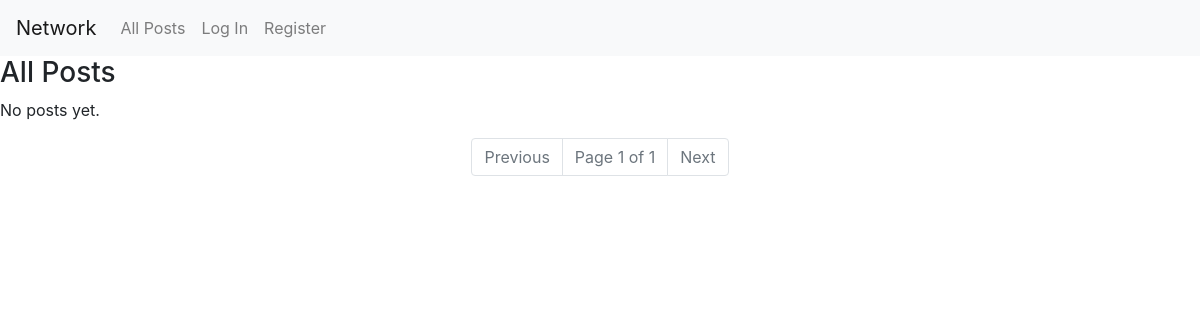
The page /all_posts/ on the database as committed earlier.
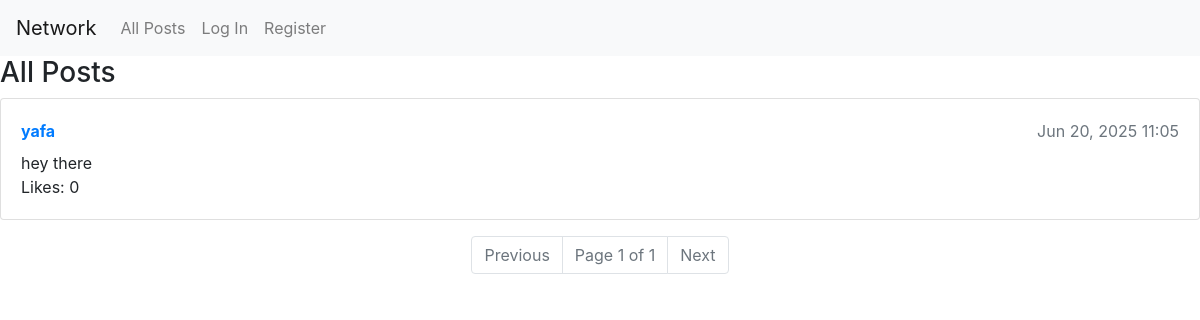
The same page on the database as committed later.
### network/models.py (models this page shows, shortened)
class Post(models.Model):
    user = models.ForeignKey(User, on_delete=models.CASCADE, related_name="posts")
    content = models.TextField(max_length=500)
    timestamp = models.DateTimeField(auto_now_add=True)
    likes = models.IntegerField(default=0)  # Add this line

class User(AbstractUser):
    followers = models.ManyToManyField('self', symmetrical=False, related_name='following', blank=True)

### network/views.py (the view)
# urls.py: path("all_posts/", views.all_posts, name="all_posts"),
def all_posts(request):
    posts_list = Post.objects.all().order_by('-timestamp')
    paginator = Paginator(posts_list, 10)  # 10 posts per page
    page_number = request.GET.get('page')
    posts = paginator.get_page(page_number)
    return render(request, "network/all_posts.html", {
        "posts": posts
    })

### network/templates/network/all_posts.html (shortened to what this page needs)
{% extends "network/layout.html" %}
{% block body %}
    <h3>All Posts</h3>
    {% for post in posts %}
        <div class="card mb-3">
            <div class="card-body">
                <strong>
                    <a href="{% url 'profile' post.user.username %}">{{ post.user.username }}</a>
                </strong>
                <span class="text-muted float-right">{{ post.timestamp|date:"M d, Y H:i" }}</span>
                <p class="mt-2 mb-0">{{ post.content }}</p>
                <span>Likes: {{ post.likes }}</span>
            </div>
        </div>
    {% empty %}
        <p>No posts yet.</p>
    {% endfor %}
    <nav aria-label="Page navigation">
      <ul class="pagination justify-content-center">
        {% if posts.has_previous %}
          <li class="page-item">
            <a class="page-link" href="?page={{ posts.previous_page_number }}">Previous</a>
          </li>
        {% else %}
          <li class="page-item disabled">
            <span class="page-link">Previous</span>
          </li>
        {% endif %}
        <li class="page-item disabled">
          <span class="page-link">
            Page {{ posts.number }} of {{ posts.paginator.num_pages }}
          </span>
        </li>
        {% if posts.has_next %}
          <li class="page-item">
            <a class="page-link" href="?page={{ posts.next_page_number }}">Next</a>
          </li>
        {% else %}
          <li class="page-item disabled">
            <span class="page-link">Next</span>
          </li>
        {% endif %}
      </ul>
    </nav>
{% endblock %}

### network/templates/network/layout.html (shortened to what this page needs)
{% load static %}
<!DOCTYPE html>
<html lang="en">
    <head>
        <link rel="stylesheet" href="https://stackpath.bootstrapcdn.com/bootstrap/4.4.1/css/bootstrap.min.css">
        <link href="{% static 'network/styles.css' %}" rel="stylesheet">
    </head>
    <body>
        <nav class="navbar navbar-expand-lg navbar-light bg-light">
            <a class="navbar-brand" href="#">Network</a>
            <div>
              <ul class="navbar-nav mr-auto">
                <li class="nav-item">
                  <a class="nav-link" href="{% url 'index' %}">All Posts</a>
                </li>
                {% if user.is_authenticated %}
                    <li class="nav-item">
                        <a class="nav-link" href="{% url 'following' %}">Following</a>
                    </li>
                    <li class="nav-item">
                        <a class="nav-link" href="{% url 'logout' %}">Log Out</a>
                    </li>
                {% else %}
                    <li class="nav-item">
                        <a class="nav-link" href="{% url 'login' %}">Log In</a>
                    </li>
                    <li class="nav-item">
                        <a class="nav-link" href="{% url 'register' %}">Register</a>
                    </li>
                {% endif %}
              </ul>
            </div>
          </nav>
        <div class="body">
            {% block body %}
            {% endblock %}
        </div>
    </body>
</html>

Rows that differ between the two databases and show on the page:
added Post: user.username "yafa", timestamp "Jun 20, 2025 11:05", content "hey there", likes "0"
Other text that changed with them:
text no longer shown: "No posts yet."
